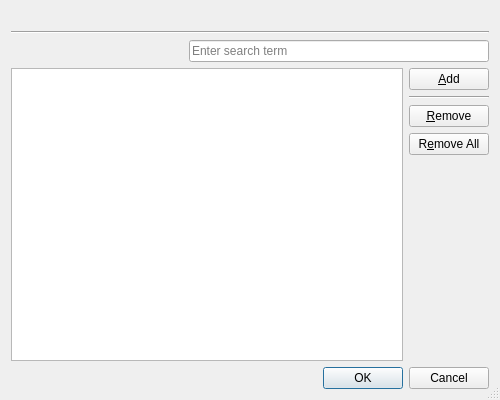
<?xml version="1.0" encoding="UTF-8"?>
<ui version="4.0">
 <class>SpellingDictionaryEditDialog</class>
 <widget class="QDialog" name="SpellingDictionaryEditDialog">
  <property name="geometry">
   <rect>
    <x>0</x>
    <y>0</y>
    <width>500</width>
    <height>400</height>
   </rect>
  </property>
  <property name="windowTitle">
   <string>Edit Spelling Dictionary</string>
  </property>
  <property name="sizeGripEnabled">
   <bool>true</bool>
  </property>
  <layout class="QVBoxLayout" name="verticalLayout">
   <item>
    <widget class="QLabel" name="infoLabel">
     <property name="font">
      <font>
       <weight>75</weight>
       <bold>true</bold>
      </font>
     </property>
     <property name="text">
      <string notr="true"/>
     </property>
     <property name="wordWrap">
      <bool>true</bool>
     </property>
    </widget>
   </item>
   <item>
    <widget class="Line" name="line_2">
     <property name="orientation">
      <enum>Qt::Horizontal</enum>
     </property>
    </widget>
   </item>
   <item>
    <layout class="QHBoxLayout" name="horizontalLayout">
     <item>
      <spacer name="horizontalSpacer">
       <property name="orientation">
        <enum>Qt::Horizontal</enum>
       </property>
       <property name="sizeHint" stdset="0">
        <size>
         <width>40</width>
         <height>20</height>
        </size>
       </property>
      </spacer>
     </item>
     <item>
      <widget class="QLineEdit" name="searchEdit">
       <property name="minimumSize">
        <size>
         <width>300</width>
         <height>0</height>
        </size>
       </property>
       <property name="toolTip">
        <string/>
       </property>
       <property name="placeholderText">
        <string>Enter search term</string>
       </property>
       <property name="clearButtonEnabled">
        <bool>true</bool>
       </property>
      </widget>
     </item>
    </layout>
   </item>
   <item>
    <layout class="QGridLayout" name="gridLayout">
     <item row="1" column="1">
      <widget class="Line" name="line">
       <property name="orientation">
        <enum>Qt::Horizontal</enum>
       </property>
      </widget>
     </item>
     <item row="0" column="1">
      <widget class="QPushButton" name="addButton">
       <property name="toolTip">
        <string>Press to add an entry</string>
       </property>
       <property name="text">
        <string>&amp;Add</string>
       </property>
       <property name="autoDefault">
        <bool>false</bool>
       </property>
      </widget>
     </item>
     <item row="2" column="1">
      <widget class="QPushButton" name="removeButton">
       <property name="toolTip">
        <string>Press to remove the selected entries</string>
       </property>
       <property name="text">
        <string>&amp;Remove</string>
       </property>
       <property name="autoDefault">
        <bool>false</bool>
       </property>
      </widget>
     </item>
     <item row="3" column="1">
      <widget class="QPushButton" name="removeAllButton">
       <property name="toolTip">
        <string>Press to remove all entries</string>
       </property>
       <property name="text">
        <string>R&amp;emove All</string>
       </property>
       <property name="autoDefault">
        <bool>false</bool>
       </property>
      </widget>
     </item>
     <item row="4" column="1">
      <spacer name="verticalSpacer">
       <property name="orientation">
        <enum>Qt::Vertical</enum>
       </property>
       <property name="sizeHint" stdset="0">
        <size>
         <width>20</width>
         <height>28</height>
        </size>
       </property>
      </spacer>
     </item>
     <item row="0" column="0" rowspan="5">
      <widget class="EricListView" name="wordList">
       <property name="alternatingRowColors">
        <bool>true</bool>
       </property>
       <property name="selectionMode">
        <enum>QAbstractItemView::ExtendedSelection</enum>
       </property>
      </widget>
     </item>
    </layout>
   </item>
   <item>
    <widget class="QDialogButtonBox" name="buttonBox">
     <property name="orientation">
      <enum>Qt::Horizontal</enum>
     </property>
     <property name="standardButtons">
      <set>QDialogButtonBox::Cancel|QDialogButtonBox::Ok</set>
     </property>
    </widget>
   </item>
  </layout>
 </widget>
 <customwidgets>
  <customwidget>
   <class>EricListView</class>
   <extends>QListView</extends>
   <header>EricWidgets/EricListView.h</header>
  </customwidget>
 </customwidgets>
 <tabstops>
  <tabstop>searchEdit</tabstop>
  <tabstop>wordList</tabstop>
  <tabstop>removeButton</tabstop>
  <tabstop>removeAllButton</tabstop>
  <tabstop>buttonBox</tabstop>
 </tabstops>
 <resources/>
 <connections>
  <connection>
   <sender>buttonBox</sender>
   <signal>accepted()</signal>
   <receiver>SpellingDictionaryEditDialog</receiver>
   <slot>accept()</slot>
   <hints>
    <hint type="sourcelabel">
     <x>248</x>
     <y>254</y>
    </hint>
    <hint type="destinationlabel">
     <x>157</x>
     <y>274</y>
    </hint>
   </hints>
  </connection>
  <connection>
   <sender>buttonBox</sender>
   <signal>rejected()</signal>
   <receiver>SpellingDictionaryEditDialog</receiver>
   <slot>reject()</slot>
   <hints>
    <hint type="sourcelabel">
     <x>316</x>
     <y>260</y>
    </hint>
    <hint type="destinationlabel">
     <x>286</x>
     <y>274</y>
    </hint>
   </hints>
  </connection>
 </connections>
</ui>
